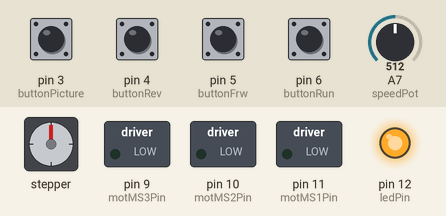
The sketch below on a simulated Arduino Nano, built with avr-gcc and run on an emulated ATmega328P. Parts: stepper motor, switched loads named in the sketch (green lamp = pin HIGH), output pins drawn as LEDs (lit = HIGH). Wiring (inferred from the names in the program): stepper motor driver (200 steps per turn assumed): step pin 8; direction pin 7. Dashed ring = blinking. Inputs (shaded band) come from the test bench; at power-on: pin 3 (buttonPicture), pin 4 (buttonRev), pin 5 (buttonFrw), pin 6 (buttonRun) HIGH, A7 (speedPot) = 512. Pins used as bus, display or sensor lines are not drawn.

Above: at 1.2 s.
1.3 s: pin 3 (buttonPicture) pulled LOW for 1 s
At 1.95 s:
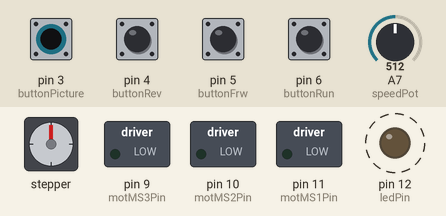
3.8 s: pin 4 (buttonRev) pulled LOW for 1 s
At 5.8 s:
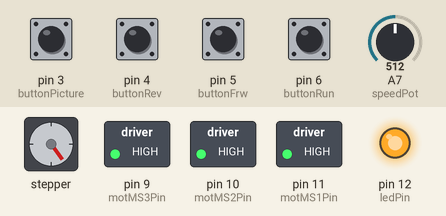
6.3 s: pin 6 (buttonRun) pulled LOW for 0.15 s
At 7.4 s:
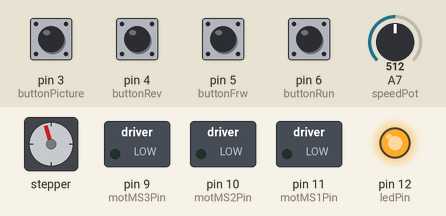
8.3 s: pin 5 (buttonFrw) pulled LOW for 0.15 s
At 9.6 s:
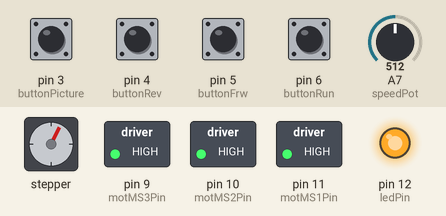
9.9 s: pin 3 (buttonPicture) pulled LOW for 0.15 s
At 11.2 s:
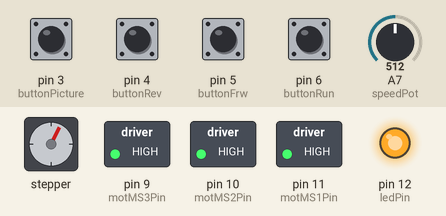
11.5 s: pin 4 (buttonRev) pulled LOW for 0.15 s
At 12.2 s:
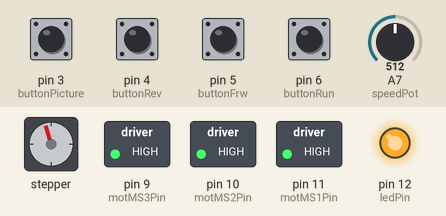
Timing chart, 0 to 14.1 s (numbered marks = the images above; inputs shaded):
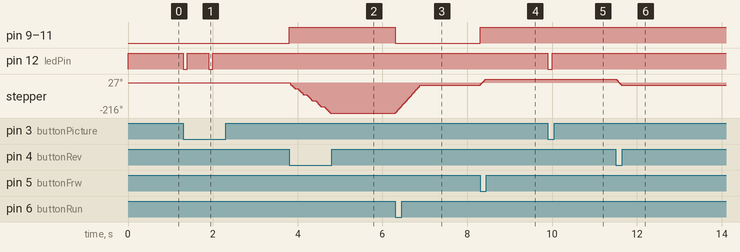

The sketch:

Semi-automaticUsingArduino.ino
```cpp
// (licence header left out)
// stepper control outputs, Pin address
#define motStepPin     8
#define motDirPin      7
#define motMS1Pin      11
#define motMS2Pin      10
#define motMS3Pin      9
// button inputs, Pin address
#define buttonRev      4
#define buttonRunRev   13
#define buttonRun      6
#define buttonFrw      5
#define buttonPicture  3
// speed control pot
#define speedPot        A7
int FrameLength=111;
const int ledPin =  12;
int motSpeed; //use this variable if you keep it fixed

void setup() {
Serial.begin(9600);

  pinMode(buttonRun, INPUT);
  pinMode(buttonRunRev, INPUT);
  pinMode(buttonFrw, INPUT);
  pinMode(buttonRev, INPUT);
  pinMode(buttonPicture, INPUT);
  // configure initial motor settings
  digitalWrite(motStepPin, LOW);
  digitalWrite(motDirPin, HIGH);
  digitalWrite(motMS1Pin, LOW);
  digitalWrite(motMS2Pin, LOW);
  digitalWrite(motMS3Pin, LOW);
  pinMode(motStepPin, OUTPUT);
  pinMode(motDirPin, OUTPUT);
  pinMode(motMS1Pin, OUTPUT);
  pinMode(motMS2Pin, OUTPUT);
  pinMode(motMS3Pin, OUTPUT);
  pinMode(ledPin, OUTPUT);
  digitalWrite(ledPin, HIGH);
}
void loop() {


  // MircoStep Forward
  if (digitalRead(buttonFrw)== LOW) {
      digitalWrite(motDirPin, 1); // direction input
      digitalWrite(motMS1Pin,1);  //[MS1][MS2][MS3] all 1 for activatin 1/16 micro ste
      digitalWrite(motMS2Pin,1);
      digitalWrite(motMS3Pin,1);
      for (int i = 0; i < 24; i++) { //using microseteps for precision
      motSpeed = map(analogRead(speedPot), 0, 1023, 5000, 200); //read motor speed
      digitalWrite(motStepPin, HIGH);
      delayMicroseconds(motSpeed);
      digitalWrite(motStepPin, LOW);
      delayMicroseconds(motSpeed);
      }
      delay(80);
  }
    // MircoStep Reverse
  if (digitalRead(buttonRev)== LOW ) {
      digitalWrite(motDirPin, 0); // direction input
      digitalWrite(motMS1Pin,1);  //[MS1][MS2][MS3] all 1 for activatin 1/16 micro ste
      digitalWrite(motMS2Pin,1);
      digitalWrite(motMS3Pin,1);
      for (int i = 0; i < 24; i++) {//using microseteps for precision
      motSpeed = map(analogRead(speedPot), 0, 1023, 5000, 200); //read motor speed
      digitalWrite(motStepPin, HIGH);
      delayMicroseconds(motSpeed);
      digitalWrite(motStepPin, LOW);
      delayMicroseconds(motSpeed);
      }
      delay(80);
  }
    // Next Frame
  if (digitalRead(buttonRun)==LOW ) {
      digitalWrite(motDirPin, 1); // direction input
      digitalWrite(motMS1Pin,0);  //[MS1][MS2][MS3] all 0 for activating full step
      digitalWrite(motMS2Pin,0);
      digitalWrite(motMS3Pin,0);
      for (int i = 0; i < FrameLength; i++) { //Using full steps to advance
       motSpeed = map(analogRead(speedPot), 0, 1023, 5000, 200); //read motor speed
      digitalWrite(motStepPin, HIGH);
      delayMicroseconds(motSpeed);
      digitalWrite(motStepPin, LOW);
      delayMicroseconds(motSpeed);
      }
      delay(400);
    }
     // Take a picture
  if (digitalRead(buttonPicture)== LOW) {
      digitalWrite(ledPin, LOW);
      delay(100);
      digitalWrite(ledPin, HIGH);
      delay(500);
  }
}
```

Measured:
- after the input at 1.3 s, pin 12 (ledPin): alternates HIGH for 0.50 s and LOW for 0.10 s, 4 changes in all, then stays HIGH, starting at once
- after the input at 3.8 s, pin 9 (motMS3Pin), pin 10 (motMS2Pin), pin 11 (motMS1Pin): LOW → HIGH at once; stepper: turns 216° counter-clockwise in 0.96 s, starting at once
- after the input at 6.3 s, pin 9 (motMS3Pin), pin 10 (motMS2Pin), pin 11 (motMS1Pin): HIGH → LOW at once; stepper: turns 200° clockwise in 0.60 s, starting at once
- after the input at 8.3 s, pin 9 (motMS3Pin), pin 10 (motMS2Pin), pin 11 (motMS1Pin): LOW → HIGH at once; stepper: turns 43° clockwise in 0.13 s, starting at once
- after the input at 9.9 s, pin 12 (ledPin): HIGH → LOW at once, → HIGH 0.10 s later
- after the input at 11.5 s, stepper: turns 43° counter-clockwise in 0.13 s, starting at once
